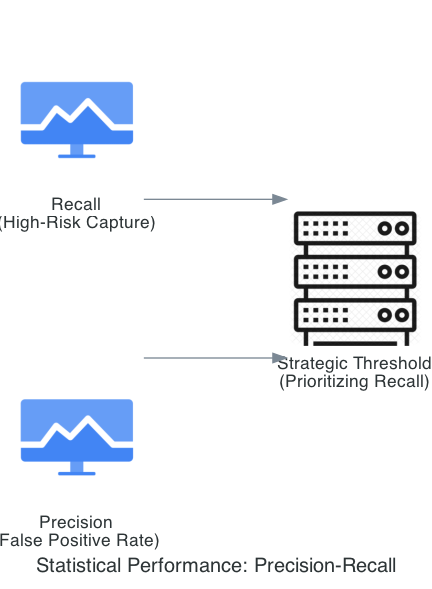

Here is the Python script that generated this plot:
from diagrams import Diagram, Edge
from diagrams.gcp.operations import Monitoring
from diagrams.generic.compute import Rack

graph_attr = {
    "pad": "0.1",
    "nodesep": "1.0",
    "ranksep": "1.5",
    "bgcolor": "transparent"
}

with Diagram(
    "Statistical Performance: Precision-Recall", 
    show=False, 
    filename="strat_precision_recall_curve", 
    direction="LR", 
    graph_attr=graph_attr
):
    recall = Monitoring("Recall\n(High-Risk Capture)")
    precision = Monitoring("Precision\n(False Positive Rate)")
    
    tradeoff = Rack("Strategic Threshold\n(Prioritizing Recall)")

    [recall, precision] >> tradeoff
